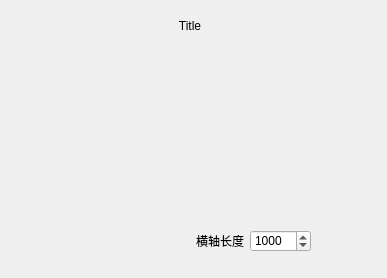
<?xml version="1.0" encoding="UTF-8"?>
<ui version="4.0">
 <class>WaveFormWidget</class>
 <widget class="QWidget" name="WaveFormWidget">
  <property name="geometry">
   <rect>
    <x>0</x>
    <y>0</y>
    <width>387</width>
    <height>278</height>
   </rect>
  </property>
  <property name="windowTitle">
   <string>Form</string>
  </property>
  <widget class="QLabel" name="waveformTitle">
   <property name="geometry">
    <rect>
     <x>20</x>
     <y>17</y>
     <width>340</width>
     <height>18</height>
    </rect>
   </property>
   <property name="text">
    <string>Title</string>
   </property>
   <property name="textFormat">
    <enum>Qt::AutoText</enum>
   </property>
   <property name="scaledContents">
    <bool>false</bool>
   </property>
   <property name="alignment">
    <set>Qt::AlignCenter</set>
   </property>
   <property name="margin">
    <number>0</number>
   </property>
   <property name="indent">
    <number>-1</number>
   </property>
   <property name="textInteractionFlags">
    <set>Qt::TextEditable|Qt::TextSelectableByMouse</set>
   </property>
  </widget>
  <widget class="QWidget" name="layoutWidget">
   <property name="geometry">
    <rect>
     <x>30</x>
     <y>230</y>
     <width>323</width>
     <height>22</height>
    </rect>
   </property>
   <layout class="QHBoxLayout" name="checkBoxLayout">
    <item>
     <spacer name="horizontalSpacer">
      <property name="orientation">
       <enum>Qt::Horizontal</enum>
      </property>
      <property name="sizeHint" stdset="0">
       <size>
        <width>0</width>
        <height>20</height>
       </size>
      </property>
     </spacer>
    </item>
    <item>
     <spacer name="horizontalSpacer_3">
      <property name="orientation">
       <enum>Qt::Horizontal</enum>
      </property>
      <property name="sizeHint" stdset="0">
       <size>
        <width>0</width>
        <height>20</height>
       </size>
      </property>
     </spacer>
    </item>
    <item>
     <spacer name="horizontalSpacer_4">
      <property name="orientation">
       <enum>Qt::Horizontal</enum>
      </property>
      <property name="sizeHint" stdset="0">
       <size>
        <width>0</width>
        <height>20</height>
       </size>
      </property>
     </spacer>
    </item>
    <item>
     <spacer name="horizontalSpacer_5">
      <property name="orientation">
       <enum>Qt::Horizontal</enum>
      </property>
      <property name="sizeHint" stdset="0">
       <size>
        <width>0</width>
        <height>20</height>
       </size>
      </property>
     </spacer>
    </item>
    <item>
     <widget class="QLabel" name="label">
      <property name="text">
       <string>横轴长度</string>
      </property>
     </widget>
    </item>
    <item>
     <widget class="QSpinBox" name="xRangeSpinBox">
      <property name="minimum">
       <number>1</number>
      </property>
      <property name="maximum">
       <number>20000</number>
      </property>
      <property name="singleStep">
       <number>1000</number>
      </property>
      <property name="value">
       <number>1000</number>
      </property>
     </widget>
    </item>
    <item>
     <spacer name="horizontalSpacer_2">
      <property name="orientation">
       <enum>Qt::Horizontal</enum>
      </property>
      <property name="sizeHint" stdset="0">
       <size>
        <width>0</width>
        <height>20</height>
       </size>
      </property>
     </spacer>
    </item>
   </layout>
  </widget>
  <widget class="QWidget" name="widget" native="true">
   <property name="geometry">
    <rect>
     <x>20</x>
     <y>40</y>
     <width>340</width>
     <height>180</height>
    </rect>
   </property>
  </widget>
 </widget>
 <resources/>
 <connections/>
</ui>
